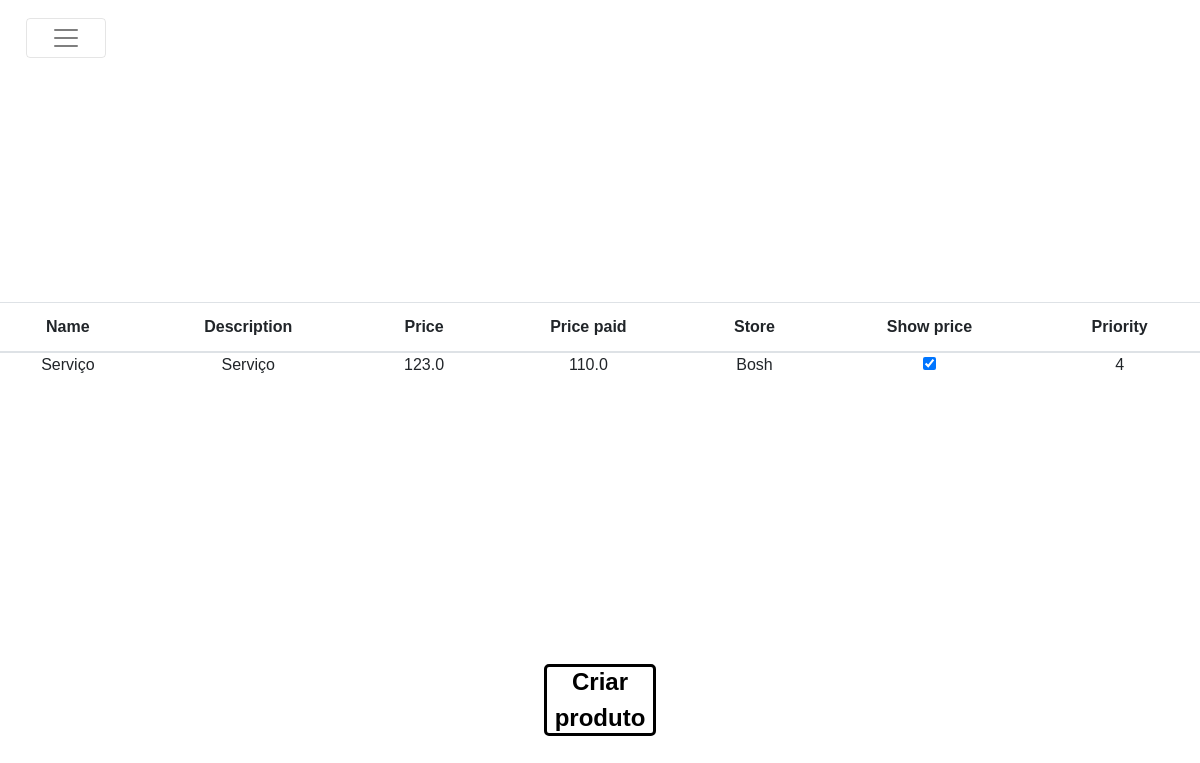
/edit/products, run on the app's committed database.
### margaridaealberto/models/products.py (models this page shows, shortened)
class Product(db.Model ,model.Model,model.Base):
    __tablename__ = 'products'
    __table_args__ = {'extend_existing': True}
    id = Column(Integer, primary_key=True)
    name = Column(String(80), unique=True, nullable=False)
    description = Column(Text)
    price = Column(Float)
    price_paid = Column(Float, default= 0.0)
    store = Column(Text)
    show_price = Column(Boolean, default=True)
    priority = Column(Integer, default=10)
    images = relationship('ProductImage', back_populates="product")
    contributions = relationship('Contribution', back_populates="product")

### margaridaealberto/modules/edit.py (the view)
@bp.route('/products', methods=('GET', 'POST'))
def products():
    products = Product.query.all()
    return render_template('edit/products.html',products=products)

### margaridaealberto/templates/edit/products.html (shortened to what this page needs)
{% extends 'layout.html' %}
{% block content %}
<div class="product_background">
<table class="table">
    <thead>
        <tr>
            <th>Name</th>
            <th>Description</th>
            <th>Price</th>
            <th>Price paid</th>
            <th>Store</th>
            <th>Show price</th>
            <th>Priority</th>
        </tr>
    </thead>
    <tbody>
        {% for product in products %}
            <tr>
                <td class="no_padding"><a href="{{url_for('edit.product',product_id=product.id)}}">{{product.name}}</a></td>
                <td class="no_padding">{{product.description}}</td>
                <td class="no_padding">{{product.price}}</td>
                <td class="no_padding">{{product.price_paid}}</td>
                <td class="no_padding">{{product.store}}</td>
                <td class="no_padding"><input type="checkbox" value="0" {{ "checked" if product.show_price }}></td>
                <td class="no_padding">{{product.priority}}</td>
            </tr>
        {% endfor %}
    </tbody>
</table>
{% set url = url_for('create.product') %}
<button class="rsvp_button" data-url="{{url}}" onclick="redirectTo(this)"> Criar produto </button>
</div>
{% endblock %}

### margaridaealberto/static/style/styles.css (style rules this page uses)
a, a:hover, a:focus, a:active { text-decoration: none; color: inherit; }
body, html { margin: 0; overflow-x: auto; text-align: center; height: 100%; width: 100%; font-family: 'Trebuchet MS', sans-serif; }
.product_background { box-shadow: inset 0 0 0 1000px rgb(255 255 255 / 74%); min-height:100%; background-attachment: fixed; background-repeat: no-repeat!important; background-size: cover!important; display: flex; justify-content: center; flex-wrap: wrap; padding-top: 6rem; flex-direction: row; align-items: center; }
button { color: #000000; background-color: #ece7e700; border: 0.2rem solid #000000; border-radius:5px; font-size: 1rem; font-weight: 600; padding: 0; width: 120px; margin: 10px 10px; transition: .5s!important; height: 2.5rem; width: 5rem; display: flex; justify-content: center; align-items: center; }
.rsvp_button { height: 4.5rem; width: 7rem; font-size: 1.5rem; }
.no_padding { padding: 0!important; }

### data on the page
Product: name "Serviço", description "Serviço", price "123.0", price_paid "110.0", store "Bosh", priority "4"
